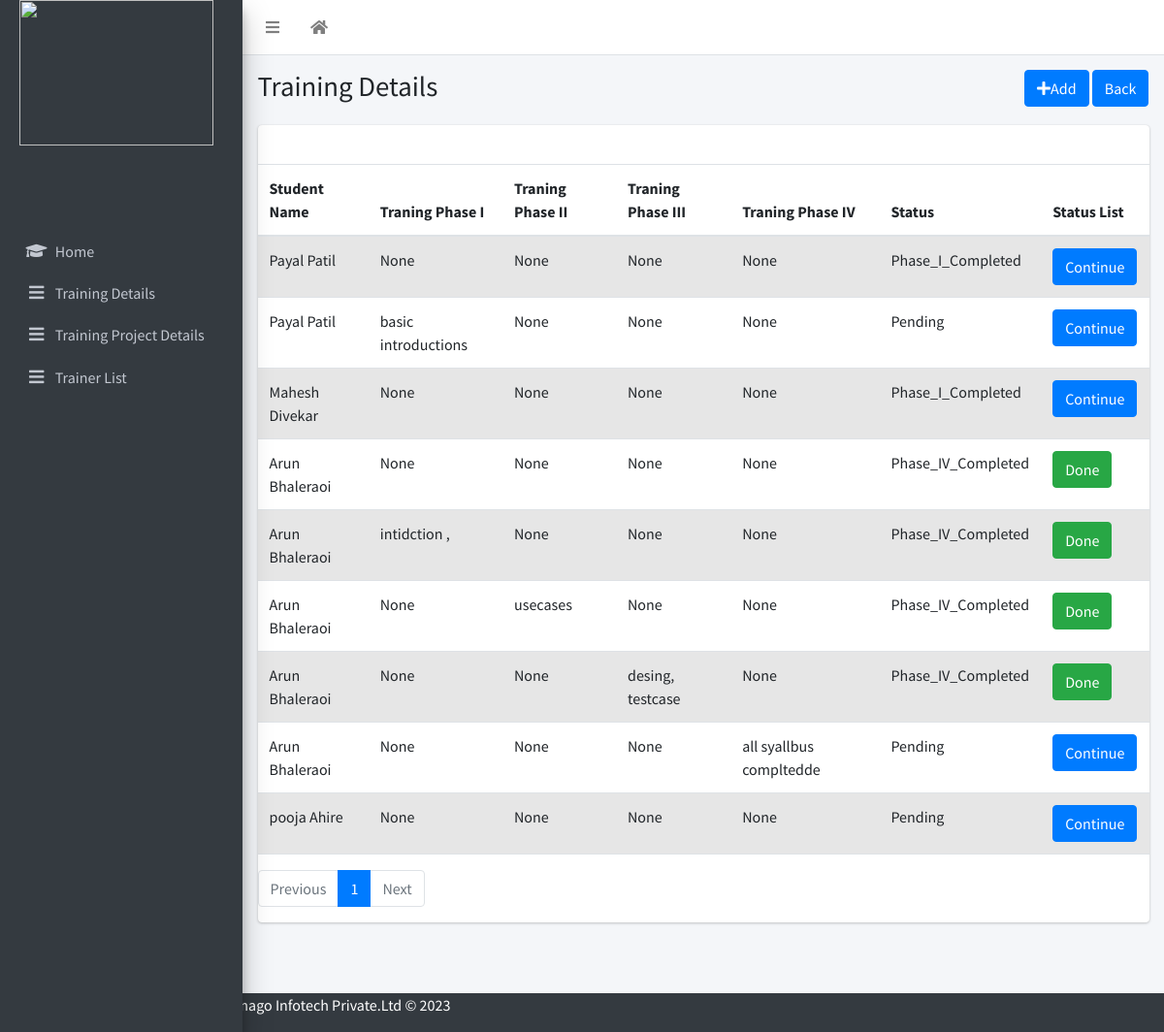
Page /traning_list/ on the committed database.
### emanage/models.py (models this page shows)
class Training(models.Model):
    user = models.OneToOneField(User, on_delete=models.CASCADE,related_name='training',null=True)
    trainer_name=models.ForeignKey(Trainer,on_delete=models.CASCADE,null=True,blank=True)
    enquiry=models.ForeignKey(Enquiry,on_delete=models.CASCADE,null=True,blank=True)
    STATUS=(
        ('Pending','Pending'),
        ('Phase_I_Completed','Phase_I_Completed'),
        ('Phase_II_Completed','Phase_II_Completed'),
        ('Phase_III_Completed','Phase_III_Completed'),
        ('Phase_IV_Completed','Phase_IV_Completed'),
    )
    training_status= models.TextField(max_length=100, choices=STATUS, default="Pending",null=True)
    phase_I=models.CharField(max_length=500,null=True,blank=True)
    phase_II=models.CharField(max_length=500,null=True,blank=True)
    phase_III=models.CharField(max_length=500,null=True,blank=True)
    phase_IV=models.CharField(max_length=500,null=True,blank=True)
    date1=models.DateField(default=datetime.date.today)
    date2=models.DateField(default=datetime.date.today)
    date3=models.DateField(default=datetime.date.today)
    date4=models.DateField(default=datetime.date.today)

class Enquiry(models.Model):
    user = models.OneToOneField(User, on_delete=models.CASCADE,related_name='enquiry',null=True)
    Full_Name=models.CharField(max_length=250,default="")
    gender=models.CharField(max_length=10)
    Email_Address=models.EmailField()
    Contact_Number=models.IntegerField()
    Permanent_Address=models.TextField(blank=True,null=True,default='')
    Date_of_Birth=models.DateField(auto_now_add=False,null=True,blank=True)
    massage=models.TextField(blank=True,null=True)
    Whatsapp_Number=models.IntegerField(blank=True,null=True)
    Alternate_Number=models.IntegerField(blank=True,null=True)
    How_did_you_hear_about_us=models.CharField(null=True,max_length=50)
    qualification=models.CharField(max_length=50,null=True,blank=True)
    Technical_Skills=models.CharField(max_length=150,null=True,blank=True)
    Certification_Done=models.CharField(max_length=200,null=True,blank=True)
    Area_of_Intrest=models.CharField(max_length=200,null=True,blank=True)
    reference=models.CharField(max_length=100,null=True,blank=True)
    remark=models.CharField(max_length=100,null=True,blank=True)
    Training_Mode=models.CharField(max_length=50,blank=True,null=True)
    Office_Location_Preference=models.CharField(max_length=50,null=True,blank=True)
    STATUS = (
        ('Finalized', 'Finalized'),
        ('Pending', 'Pending'),
        ('Informed_On_whatsapp','Informed_On_whatsapp')
    )
    enquiry_Status = models.TextField(max_length=100, choices=STATUS, default="Pending",null=True)
    Cource_name=models.ForeignKey(Cource,on_delete=models.CASCADE,null=True,blank=True)

### emanage/views.py (the view)
# urls.py: path('traning_list/',views.traning_list,name='traning_list'),
def traning_list(request):
    items_per_page = 9  # Number of items to display per page
    all_list=Training.objects.all()
    paginator = Paginator(all_list, items_per_page)  # Create a Paginator object
    page_number = request.GET.get('page')  # Get the current page number from the request parameters
    page_obj = paginator.get_page(page_number)  # Get
    return render(request,'Training/training_list.html',context={'all_list':page_obj,'page_obj':page_obj})

### template/Training/training_list.html
{% extends 'Training/tr_home.html' %}
{% block title %}Training Details{% endblock title %}
{% block breadcrumb %}
<a class="btn btn-primary" href="{% url 'emanage:add_trainer' %}"><i class="fas fa-plus"></i>Add</a>
<a class="btn btn-primary" href="{% url 'emanage:training_home' %}"> Back</a>
{% endblock breadcrumb %}
{% block content %}
<div class="table-responsive">
  <table class="table table-striped">
    <thead>
      <tr>
        <th>Student Name</th>
        <th>Traning Phase I</th>
        <th>Traning Phase II</th>
        <th>Traning Phase III</th>
        <th>Traning Phase IV</th>
        <th>Status</th>
        <th>Status List</th>
      </tr>
    </thead>
    <tbody>
      <tr>
        {% for xyz in all_list %}
        <td>{{xyz.enquiry.Full_Name}}</td>
        <td>{{xyz.phase_I}}</td>
        <td>{{xyz.phase_II}}</td>
        <td>{{xyz.phase_III}}</td>
        <td>{{xyz.phase_IV}}</td>
        <td>{{xyz.training_status}}</td>
        <td>{% if xyz.training_status == 'Phase_IV_Completed' %}
          <button class="btn btn-success">Done</button>
          {% else %}
          <a href="{% url 'emanage:t_status' id=xyz.enquiry.id %}" class="btn btn-primary">Continue</a>
          {% endif %}
        </td>
      </tr>
      {% endfor %}
    </tbody>
  </table>
</div>
<nav aria-label="Page navigation example">
  <ul class="pagination">
    {% if page_obj.has_previous %}
      <li class="page-item"><a class="page-link" href="?page={{ page_obj.previous_page_number }}">Previous</a></li>
    {% else %}
       <li class="page-item disabled"><span class="page-link">Previous</span></li>
    {% endif %}
    {% for i in page_obj.paginator.page_range %}
       {% if page_obj.number == i %}
      <li class="page-item active"><span class="page-link">{{ i }}</span></li>
       {% else %}
        <li class="page-item"><a class="page-link" href="?page={{ i }}">{{ i }}</a></li>
      {% endif %}
    {% endfor %}
    {% if page_obj.has_next %}
       <li class="page-item"><a class="page-link" href="?page={{ page_obj.next_page_number }}">Next</a></li>
    {% else %}
       <li class="page-item disabled"><span class="page-link">Next</span></li>
    {% endif %}
{% endblock %}

### rows in the picture
Training: enquiry.Full_Name "Payal Patil", phase_I "None", phase_II "None", phase_III "None", phase_IV "None", training_status "Phase_I_Completed", shows "Continue"
Training: enquiry.Full_Name "Payal Patil", phase_I "basic introductions", phase_II "None", phase_III "None", phase_IV "None", training_status "Pending", shows "Continue"
Training: enquiry.Full_Name "Mahesh Divekar", phase_I "None", phase_II "None", phase_III "None", phase_IV "None", training_status "Phase_I_Completed", shows "Continue"
Training: enquiry.Full_Name "Arun Bhaleraoi", phase_I "None", phase_II "None", phase_III "None", phase_IV "None", training_status "Phase_IV_Completed", shows "Done"
Training: enquiry.Full_Name "Arun Bhaleraoi", phase_I "intidction ,", phase_II "None", phase_III "None", phase_IV "None", training_status "Phase_IV_Completed", shows "Done"
Training: enquiry.Full_Name "Arun Bhaleraoi", phase_I "None", phase_II "usecases", phase_III "None", phase_IV "None", training_status "Phase_IV_Completed", shows "Done"
Training: enquiry.Full_Name "Arun Bhaleraoi", phase_I "None", phase_II "None", phase_III "desing, testcase", phase_IV "None", training_status "Phase_IV_Completed", shows "Done"
Training: enquiry.Full_Name "Arun Bhaleraoi", phase_I "None", phase_II "None", phase_III "None", phase_IV "all syallbus compltedde", training_status "Pending", shows "Continue"
Training: enquiry.Full_Name "pooja Ahire", phase_I "None", phase_II "None", phase_III "None", phase_IV "None", training_status "Pending", shows "Continue"

### other values in the picture
{{ i }} "1"
